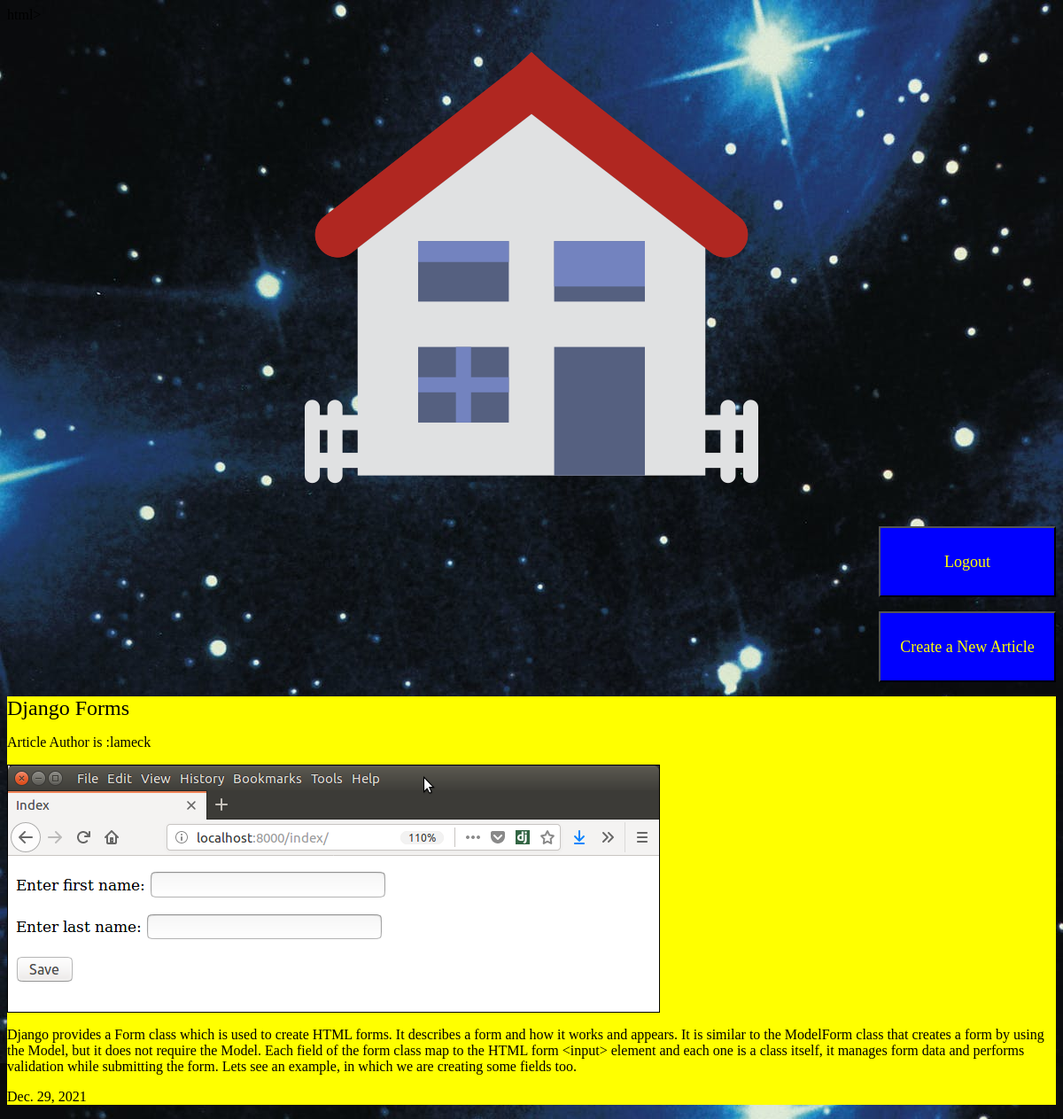
Page /articles/Django-forms/ (signed in) on the committed database.
### articles/models.py (models this page shows, shortened)
class Article(models.Model):
    title = models.CharField(max_length=100)
    slug = models.SlugField()
    body = models.TextField()
    date = models.DateField(auto_now_add=True)
    thumb = models.ImageField(default='article.png', blank=True)
    author= models.ForeignKey(User,default=None, on_delete=models.CASCADE)

### articles/views.py (the view)
# urls.py: url(r'^(?P<slug>[\w-]+)/$',views.article_detail,name="detail")
def article_detail(request,slug):
    article=Article.objects.get(slug=slug)
    return render(request,"article_detail.html",{'article':article})

### articles/templates/article_detail.html
{% extends "base.html" %}
{% block content %}
<div class="article-detail">
    <div class="article">
     <h2>{{article.title}}</h2>
     <p> Article Author is :{{article.author}}</p>
     <img src="{{article.thumb.url}}"/>
     <p>{{article.body}}</p>
     <p>{{article.date}}</p>
    </div>
</div>
{% endblock %}

### assets/styles.css (style rules this page uses)
body { background:blue; background-image: url(/static/stars.jpg); }
body * { font-family:Ubuntu; }
h1,h2,h3,h4,h5 { font-weight:normal; margin:0; }
.article { background:scroll; background-color: yellow; }

### rows in the picture
Article: title "Django Forms", author "lameck", thumb (picture), body "Django provides a Form class which is used to create HTML forms. It describes a form and how it works and appears. It is similar to the ModelForm class that creates a form by using the Model, but it does not require the Model. Each field of the form class map to the HTML form <input> element and each one is a class itself, it manages form data and performs validation while submitting the form. Lets see an example, in which we are creating some fields too.", date "Dec. 29, 2021"
